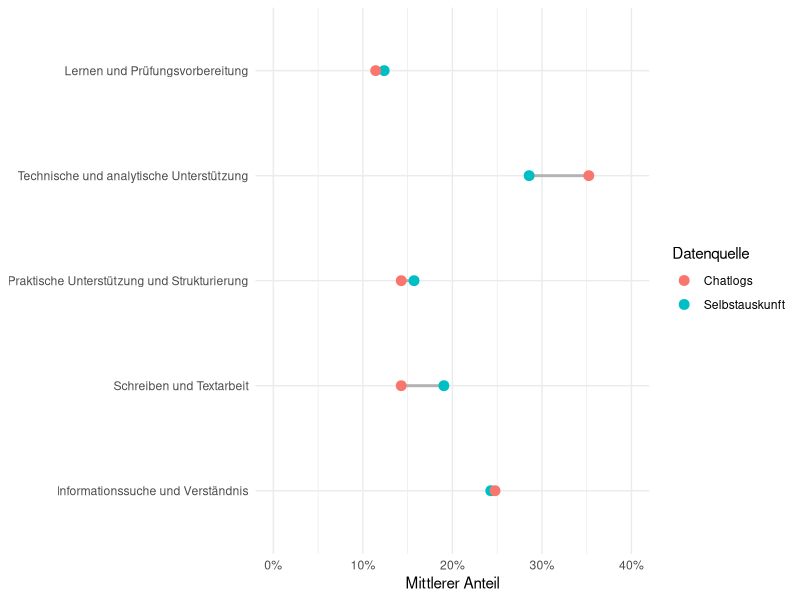
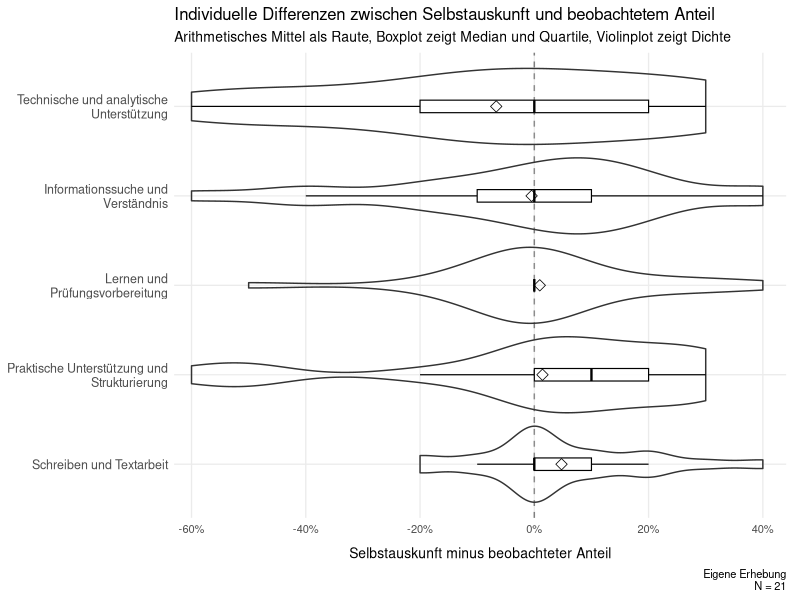
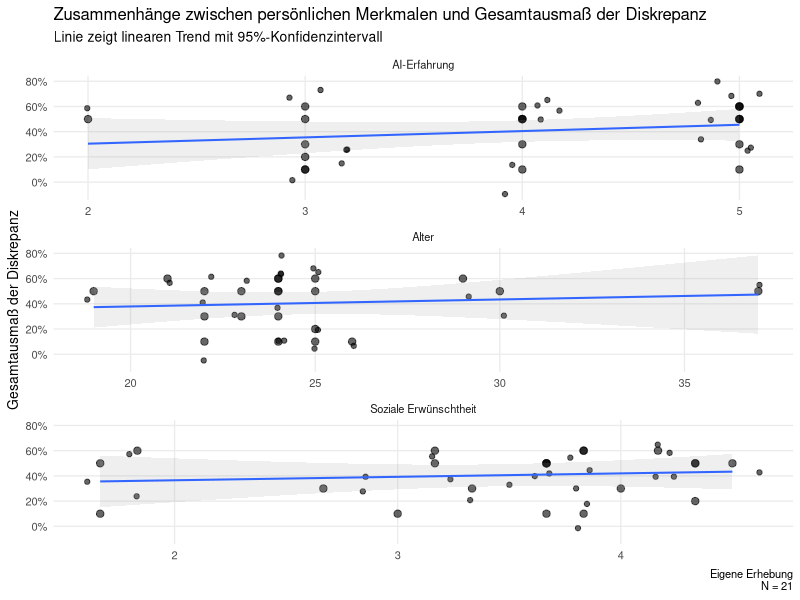
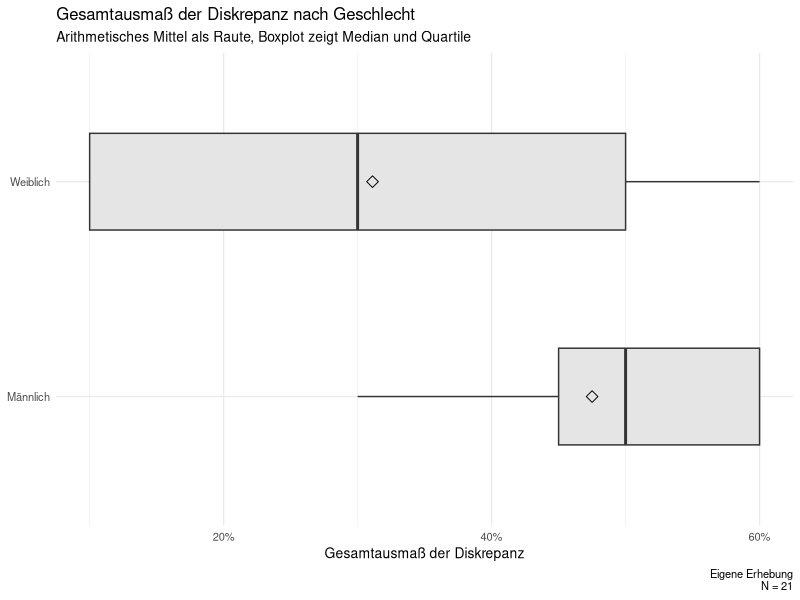

Reproduce these figures in R, in order.
library(here)
library(readr)
library(dplyr)
library(tidyr)
library(ggplot2)
library(scales)

df_analysis <- read_csv(
  here("data", "processed", "analysis_dataset.csv"),
  show_col_types = FALSE
)

global_digits <- 2


### Label vergeben

SA_cols <- c(
  "SA_info",
  "SA_schreiben",
  "SA_praktisch",
  "SA_technisch",
  "SA_lernen"
)

BE_cols <- c(
  "BE_info",
  "BE_schreiben",
  "BE_praktisch",
  "BE_technisch",
  "BE_lernen"
)

D_cols <- c(
  "D_info",
  "D_schreiben",
  "D_praktisch",
  "D_technisch",
  "D_lernen"
)

##
df_analysis <- df_analysis |>
  mutate(
    SA_krit_code = case_when(
      crit_visible_chat %in% c(1, 2) ~ 0L,
      crit_visible_chat %in% c(4, 5) ~ 1L,
      TRUE ~ NA_integer_
    )
  )

df_analysis <- df_analysis |>
  mutate(
    K_Diskrepanz =
      Modus_Kritik - SA_krit_code,

    K_Diskrepanz_Label = case_when(
      K_Diskrepanz == -1 ~ "falsches positiv",
      K_Diskrepanz == 0  ~ "korrekt",
      K_Diskrepanz == 1  ~ "falsches negativ",
      TRUE ~ NA_character_
    )
  )



### Long-format

task_long <- bind_rows(
  df_analysis |>
    transmute(
      id,
      task = "Informationssuche und Verständnis",
      self_report = SA_info,
      observed = BE_info,
      difference = D_info
    ),

  df_analysis |>
    transmute(
      id,
      task = "Schreiben und Textarbeit",
      self_report = SA_schreiben,
      observed = BE_schreiben,
      difference = D_schreiben
    ),

  df_analysis |>
    transmute(
      id,
      task = "Praktische Unterstützung und Strukturierung",
      self_report = SA_praktisch,
      observed = BE_praktisch,
      difference = D_praktisch
    ),

  df_analysis |>
    transmute(
      id,
      task = "Technische und analytische Unterstützung",
      self_report = SA_technisch,
      observed = BE_technisch,
      difference = D_technisch
    ),

  df_analysis |>
    transmute(
      id,
      task = "Lernen und Prüfungsvorbereitung",
      self_report = SA_lernen,
      observed = BE_lernen,
      difference = D_lernen
    )
)

## Reihenfolge festlegen

task_levels <- c(
  "Informationssuche und Verständnis",
  "Schreiben und Textarbeit",
  "Praktische Unterstützung und Strukturierung",
  "Technische und analytische Unterstützung",
  "Lernen und Prüfungsvorbereitung"
)

task_long <- task_long |>
  mutate(
    task = factor(
      task,
      levels = task_levels
    )
  )


## Vergleichstabelle erzeugen

task_summary <- task_long |>
  group_by(task) |>
  summarise(
    N = n(),

    mean_self_report = mean(self_report),
    sd_self_report = sd(self_report),

    mean_observed = mean(observed),
    sd_observed = sd(observed),

    mean_difference = mean(difference),
    median_difference = median(difference),

    mean_absolute_difference = mean(abs(difference)),

    exact_agreement_n = sum(abs(difference) < 1e-10),
    exact_agreement_percent =
      100 * exact_agreement_n / N,

    .groups = "drop"
  )

task_summary


## Personenbezogenes Gesamtdiskrepanz

person_discrepancy <- task_long |>
  group_by(id) |>
  summarise(
    total_variation =
      0.5 * sum(abs(difference)),

    mean_absolute_difference =
      mean(abs(difference)),

    largest_difference =
      max(abs(difference)),

    .groups = "drop"
  )

person_discrepancy |>
  summarise(
    N = n(),
    mean = mean(total_variation),
    sd = sd(total_variation),
    median = median(total_variation),
    minimum = min(total_variation),
    maximum = max(total_variation)
  )

## Visualisierung

task_means_long <- task_summary |>
  dplyr::select(
    task,
    mean_self_report,
    mean_observed
  ) |>
  tidyr::pivot_longer(
    cols = c(
      mean_self_report,
      mean_observed
    ),
    names_to = "source",
    values_to = "mean"
  ) |>
  dplyr::mutate(
    source = dplyr::recode(
      source,
      mean_self_report = "Selbstauskunft",
      mean_observed = "Chatlogs"
    )
  )

task_means_long

plot_task_means <- ggplot(
  task_means_long,
  aes(
    x = mean,
    y = task,
    color = source
  )
) +
  geom_line(
    aes(group = task),
    color = "grey70",
    linewidth = 1
  ) +
  geom_point(size = 3) +
  scale_x_continuous(
    labels = label_percent(),
    limits = c(0, 0.40)
  ) +
  labs(
    x = "Mittlerer Anteil",
    y = NULL,
    color = "Datenquelle"
  ) +
  theme_minimal()

plot_task_means


### Individuelle Differenzen

task_long_plot <- task_long |>
  mutate(
    task = forcats::fct_reorder(
      task,
      difference,
      .fun = mean,
      .na_rm = TRUE,
      .desc = TRUE
    )
  )

plot_task_differences <- ggplot(
  task_long_plot,
  aes(
    x = difference,
    y = task
  )
) +
  geom_vline(
    xintercept = 0,
    linetype = "dashed",
    color = "grey50"
  ) +
  geom_violin(
    orientation = "y",
    scale = "width",
    trim = TRUE,
    adjust = 1.1,
    width = 0.85,
    alpha = 0.1
  ) +
  geom_boxplot(
    orientation = "y",
    width = 0.14,
    outlier.shape = NA,
    fill = "white",
    color = "black",
    alpha = 0.9,
    linewidth = 0.4
  ) +
  # Mittelwert als Raute
  stat_summary(
    orientation = "y",
    fun = mean,
    geom = "point",
    shape = 23,
    size = 2.8,
    color = "black",
    stroke = 0.4
  ) +
  scale_y_discrete(
    labels = \(x) stringr::str_wrap(x, width = 28)
  ) +
  scale_x_continuous(
    labels = scales::label_percent(),
    breaks = seq(-0.6, 0.4, 0.2),
    limits = c(-0.62, 0.42),
    expand = expansion(mult = c(0.01, 0.02))
  ) +
  labs(
    x = "Selbstauskunft minus beobachteter Anteil",
    y = NULL,
    title = "Individuelle Differenzen zwischen Selbstauskunft und beobachtetem Anteil",
    subtitle = "Arithmetisches Mittel als Raute, Boxplot zeigt Median und Quartile, Violinplot zeigt Dichte",
    caption = paste(
      "Eigene Erhebung\n N =",
      n_distinct(task_long_plot$id)
      )
  ) +
  theme_minimal(base_size = 10) +
  theme(
    panel.grid.minor = element_blank(),
    axis.text.y = element_text(
      size = 9,
      lineheight = 0.95
    ),
    axis.subtitle.x = element_text(
      size = 5,
      margin = margin(t = 4)
    ),
    axis.title.x = element_text(
      size = 10,
      margin = margin(t = 8)
    ),
    plot.margin = margin(
      t = 5,
      r = 10,
      b = 5,
      l = 5
    )
  )

plot_task_differences


### Interaktionsstil

sentiment_results <- df_analysis |>
  transmute(
    id,

    self_report = factor(
      SA_sent_code,
      levels = c(-1, 0, 1),
      labels = c(
        "Freundlich",
        "Neutral",
        "Unfreundlich"
      )
    ),

    observed = factor(
      Modus_Sentiment,
      levels = c(-1, 0, 1),
      labels = c(
        "Freundlich",
        "Neutral",
        "Unfreundlich"
      )
    ),

    discrepancy = factor(
      S_Diskrepanz_Label,
      levels = c(
        "unfreundlicher",
        "korrekt",
        "freundlicher"
      )
    )
  )

# Kreuztabelle
sentiment_cross_table <- sentiment_results |>
  count(self_report, observed) |>
  complete(
    self_report,
    observed,
    fill = list(n = 0)
  )

sentiment_cross_table

# Zusammenfassung Kreuztabelle

sentiment_summary <- sentiment_results |>
  count(discrepancy, name = "N") |>
  mutate(
    Prozent = 100 * N / sum(N)
  )

sentiment_summary

### Kritisches Prüfen

critical_results <- df_analysis |>
  transmute(
    id,

    self_report = factor(
      SA_krit_code,
      levels = c(0, 1),
      labels = c("Nein", "Ja")
    ),

    observed = factor(
      Modus_Kritik,
      levels = c(0, 1),
      labels = c("Nein", "Ja")
    ),

    discrepancy = factor(
      K_Diskrepanz_Label,
      levels = c(
        "falsches positiv",
        "korrekt",
        "falsches negativ"
      ),
      labels = c(
        "Nur in Selbstauskunft",
        "Übereinstimmung",
        "Nur in Chatlogs"
      )
    )
  )

### Kreuztabelle
critical_cross_table <- critical_results |>
  count(self_report, observed) |>
  complete(
    self_report,
    observed,
    fill = list(n = 0)
  )

critical_cross_table <- critical_cross_table |>
  mutate(
    percent = n / 21 * 100
  )

critical_cross_table


### Zusammenfassung der Kreuztabelle
critical_summary <- critical_results |>
  count(discrepancy, name = "N") |>
  mutate(
    Prozent = 100 * N / sum(N)
  )

critical_summary


# Diskrepanzen nach Charakteristiken

df_discrepancy <- df_analysis |>
  mutate(
    discrepancy_total = 0.5 * (
      abs(D_info) +
        abs(D_schreiben) +
        abs(D_praktisch) +
        abs(D_technisch) +
        abs(D_lernen)
    ),

    gender_label = factor(
      gender,
      levels = c(1, 2),
      labels = c("Männlich", "Weiblich")
    )
  )


### Kontinuierliche Merkmale

continuous_associations <- df_discrepancy |>
  select(
    discrepancy_total,
    age,
    ai_experience,
    social_desir_mean
  ) |>
  pivot_longer(
    cols = -discrepancy_total,
    names_to = "variable",
    values_to = "value"
  ) |>
  mutate(
    variable = recode(
      variable,
      age = "Alter",
      ai_experience = "AI-Erfahrung",
      social_desir_mean = "Soziale Erwünschtheit"
    )
  )

association_summary <- continuous_associations |>
  group_by(variable) |>
  summarise(
    N = sum(complete.cases(value, discrepancy_total)),

    rho = cor(
      value,
      discrepancy_total,
      method = "spearman",
      use = "complete.obs"
    ),

    p_value = cor.test(
      value,
      discrepancy_total,
      method = "spearman",
      exact = FALSE
    )$p.value,

    .groups = "drop"
  )

association_summary

# Zusammenhänge als Plot

plot_personal_associations <- ggplot(
  continuous_associations,
  aes(
    x = value,
    y = discrepancy_total
  )
) +
  geom_point(
    size = 2.2,
    alpha = 0.6
  ) +
  geom_jitter(
    width = 0.2,
    height = 0.2,
    alpha = 0.6
  ) +
  geom_smooth(
    method = "lm",
    formula = y ~ x,
    se = TRUE,
    alpha = 0.15,
    linewidth = 0.7
  ) +
  facet_wrap(
    ~ variable,
    scales = "free_x",
    nrow = 3
  ) +
  scale_y_continuous(
    labels = scales::label_percent()
  ) +
  labs(
    title = "Zusammenhänge zwischen persönlichen Merkmalen und Gesamtausmaß der Diskrepanz",
    subtitle = "Linie zeigt linearen Trend mit 95%-Konfidenzintervall",
    caption = paste(
      "Eigene Erhebung\n N =",
      n_distinct(df_discrepancy$id)
    ),
    x = NULL,
    y = "Gesamtausmaß der Diskrepanz"
  ) +
  theme_minimal(base_size = 10) +
  theme(
    panel.grid.minor = element_blank()
  )

plot_personal_associations

## Geschlecht vergleichen

gender_summary <- df_discrepancy |>
  group_by(gender_label) |>
  summarise(
    N = n(),
    mean_discrepancy = mean(discrepancy_total, na.rm = TRUE),
    median_discrepancy = median(discrepancy_total, na.rm = TRUE),
    sd_discrepancy = sd(discrepancy_total, na.rm = TRUE),
    .groups = "drop"
  )

gender_summary

gender_test <- wilcox.test(
  discrepancy_total ~ gender_label,
  data = df_discrepancy,
  exact = FALSE
)

gender_test


# Geschlecht plot

plot_gender_discrepancy <- ggplot(
  df_discrepancy,
  aes(
    x = gender_label,
    y = discrepancy_total
  )
) +
  geom_boxplot(
    width = 0.45,
    outlier.shape = NA,
    fill = "grey90"
  ) +
  stat_summary(
    fun = mean,
    geom = "point",
    shape = 23,
    size = 2.8
  ) +
  scale_y_continuous(
    labels = scales::label_percent()
  ) +
  labs(
    title = "Gesamtausmaß der Diskrepanz nach Geschlecht",
    subtitle = "Arithmetisches Mittel als Raute, Boxplot zeigt Median und Quartile",
    caption = paste(
      "Eigene Erhebung\n N =",
      n_distinct(df_discrepancy$id)
    ),
    x = NULL,
    y = "Gesamtausmaß der Diskrepanz"
  ) +
  theme_minimal(base_size = 10) +
  coord_flip()

plot_gender_discrepancy
